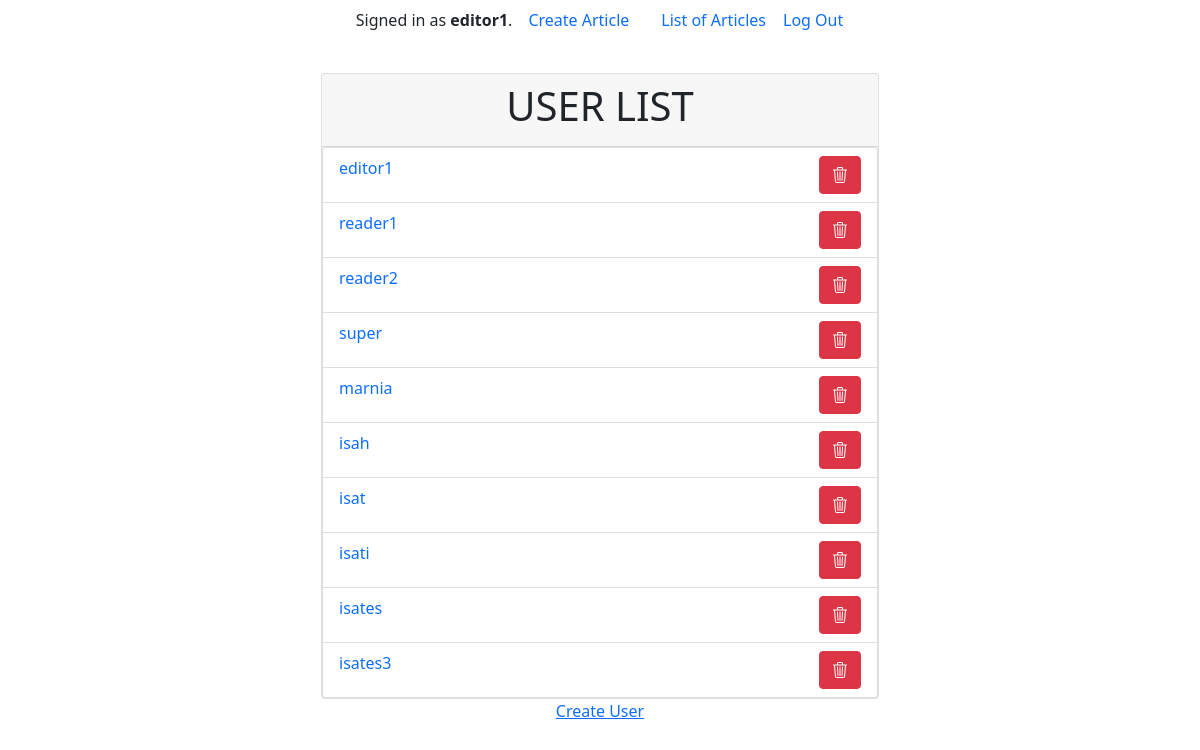
Page /management/users/ (signed in) on the committed database.
### news/models.py (models this page shows)
class User(AbstractUser):
    is_editor = models.BooleanField(default=False)
    is_reader = models.BooleanField(default=True)
    groups = models.ManyToManyField(
        Group,
        related_name='news_user_set',  # Add this line
        blank=True,
        help_text='The groups this user belongs to.',
        verbose_name='groups',
    )
    user_permissions = models.ManyToManyField(
        Permission,
        related_name='news_user_permissions_set',  # Add this line
        blank=True,
        help_text='Specific permissions for this user.',
        verbose_name='user permissions',
    )

### user_management/views.py (the view)
# urls.py: path('users/', views.user_list, name='user_list'),
@login_required(login_url=reverse_lazy('login'))
def user_list(request):
    users = User.objects.all()
    return render(request, 'user_management/user_list.html', {'users': users})

### user_management/templates/user_management/user_list.html (shortened to what this page needs)
{% extends "user_management/layout.html" %}
{% block body %}
<div class="card w-50">
  <div class="card-header">
    <h1 class="text-center text-uppercase">
      User List
    </h1>
  </div>
  <div class="list-group">
    {% for user in users %}
    <div
    class="list-group-item list-group-item-action d-flex flex-row justify-content-between"
    aria-current="true">
    <a href="{% url 'management:user_detail' user.id %}"
    class="text-decoration-none col-10"
    aria-current="true">
      {{ user.username }}
    </a>
    <form method="post" action="{% url 'management:user_delete' user.id %}">
      <button class="btn btn-danger">
        <i class="bi bi-trash3"></i>
      </button>
    </form>
    </div>
    {% endfor %}
  </div>
</div>
<a href="{% url 'management:user_create' %}">
  Create User
</a>
{% endblock %}

### user_management/templates/user_management/layout.html (shortened to what this page needs)
{% load static %}
<!DOCTYPE html>
<html lang="en">
    <head>
        <link href="https://cdn.jsdelivr.net/npm/bootstrap@5.0.2/dist/css/bootstrap.min.css" rel="stylesheet">
        <link rel="stylesheet" href="https://cdn.jsdelivr.net/npm/bootstrap-icons@1.11.3/font/bootstrap-icons.min.css">
        <link rel="stylesheet" href="{% static 'user_management/styles.css' %}">
    </head>
    <body>
        <div class="container min-vh-100 d-flex align-items-center flex-column">
            <ul class="nav">
                <li class="nav-item my-auto">
                    {% if user.is_authenticated %}
                        Signed in as <strong>{{ user.username }}</strong>.
                    {% else %}
                        Not signed in.
                    {% endif %}
                </li>
                {% if user.is_authenticated %}
                    {% if user.is_superuser %}
                        <li class="nav-item my-auto">
                            <a class="nav-link" href="{% url 'management:user_list' %}">User List</a>
                        </li>
                        <li class="nav-item my-auto">
                            <a class="nav-link" href="{% url 'management:user_create' %}">Create User</a>
                        </li>
                    {% elif user.is_editor %}
                        <li class="nav-item my-auto">
                            <a class="nav-link" href="{% url 'news:article_create' %}">Create Article</a>
                        </li>
                        <li class="nav-item my-auto">
                            <a class="nav-link" href="/">List of Articles</a>
                        </li>
                    {% endif %}
                    <li class="nav-item my-auto">
                        <form method="post" action="{% url 'management:logout' %}">
                            <button type="submit" class="btn btn-link nav-link" style="padding: 0;">Log Out</button>
                        </form>
                    </li>
            {% endif %}
            </ul>
            {% block body %}
            {% endblock %}
        </div>
    </body>
</html>

### rows in the picture
User: username "editor1"
User: username "reader1"
User: username "reader2"
User: username "super"
User: username "marnia"
User: username "isah"
User: username "isat"
User: username "isati"
User: username "isates"
User: username "isates3"
